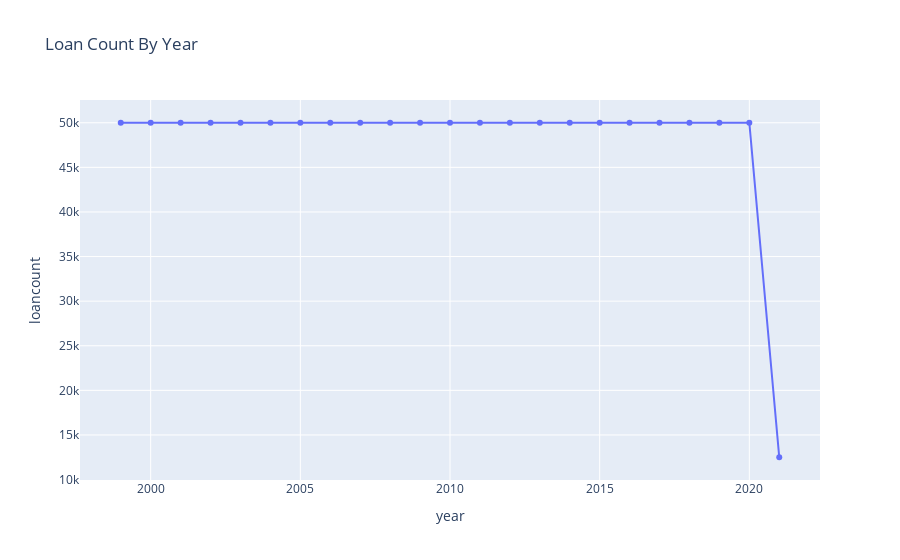

Write notebook code for a chart like this one.
### Code cell
loan_year_fig = px.line(summaryed_orgin_df, x='year', y='loancount',title="Loan Count By Year", markers=True)
loan_year_fig.show()

### Figure 1 — Plotly figure (JSON) as saved in the notebook; plotly's stock layout.template omitted (floating-point values rounded to 4 significant figures)
{"data": [{"hovertemplate": "year=%{x}<br>loancount=%{y}<extra></extra>", "legendgroup": "", "line": {"color": "#636efa", "dash": "solid"}, "marker": {"symbol": "circle"}, "mode": "markers+lines", "name": "", "orientation": "v", "showlegend": false, "type": "scatter", "x": [1999, 2000, 2001, 2002, 2003, 2004, 2005, 2006, 2007, 2008, 2009, 2010, 2011, 2012, 2013, 2014, 2015, 2016, 2017, 2018, 2019, 2020, 2021], "xaxis": "x", "y": [50000, 50000, 50000, 50000, 50000, 50000, 50000, 50000, 50000, 50000, 50000, 50000, 50000, 50000, 50000, 50000, 50000, 50000, 50000, 50000, 50000, 50000, 12500], "yaxis": "y"}], "layout": {"legend": {"tracegroupgap": 0}, "title": {"text": "Loan Count By Year"}, "xaxis": {"anchor": "y", "domain": [0, 1], "title": {"text": "year"}}, "yaxis": {"anchor": "x", "domain": [0, 1], "title": {"text": "loancount"}}}}
